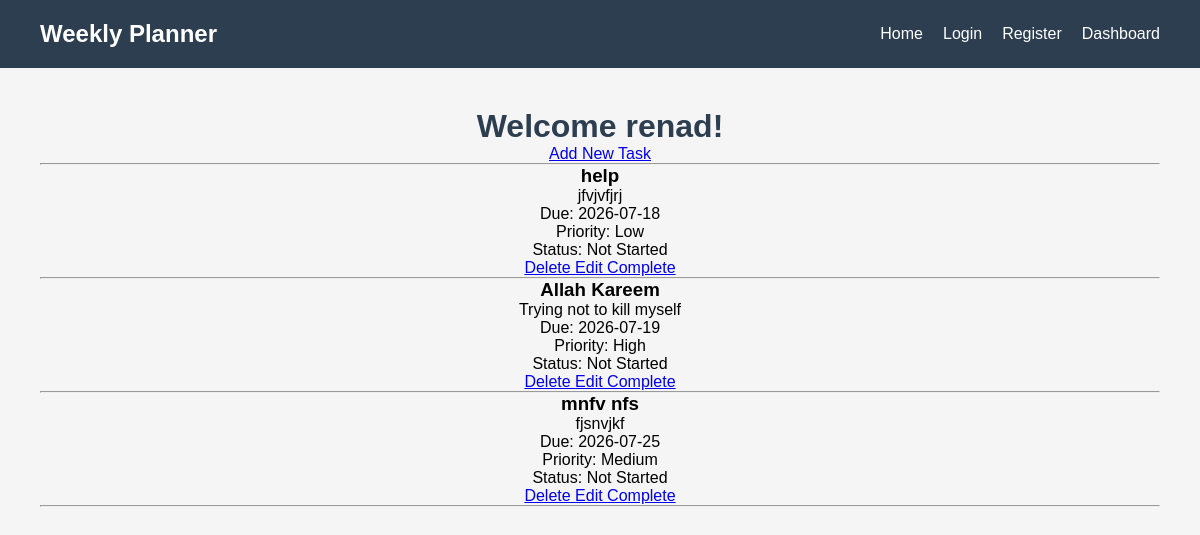
/dashboard (signed in), run on an earlier commit of the app's database.
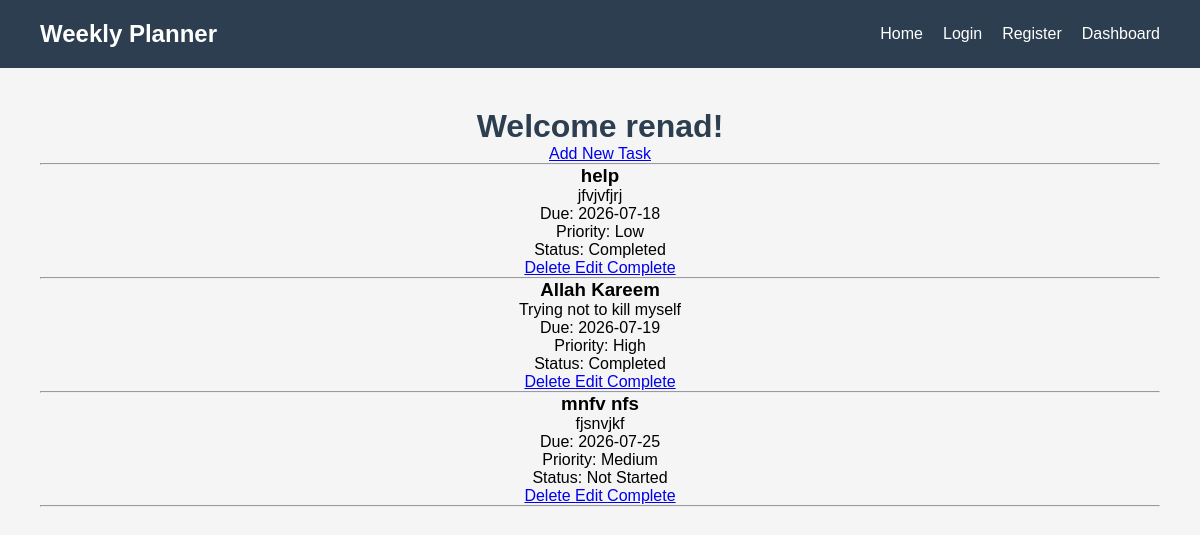
And on a later commit of the database.
### tables this page shows
CREATE TABLE tasks(
            id INTEGER PRIMARY KEY AUTOINCREMENT,
            title TEXT NOT NULL,
            description TEXT,
            due_date TEXT,
            priority TEXT,
            status TEXT DEFAULT 'Not Started',
            created_at TEXT,
            user_id INTEGER NOT NULL,
            FOREIGN KEY(user_id) REFERENCES users(id)
        );

### app.py (the view)
@app.route("/dashboard")
def dashboard():
    if "user_id" not in session:
        return redirect(url_for("login"))
    tasks = get_tasks(session["user_id"])
    return render_template(
        "dashboard.html",
        username=session["username"],
        tasks=tasks
    )

### database.py (called while the page is built)
def get_tasks(user_id):
    connection = sqlite3.connect("planner.db")
    connection.row_factory = sqlite3.Row
    cursor = connection.cursor()
    cursor.execute("SELECT * FROM tasks WHERE user_id = ? ORDER BY due_date", (user_id,))
    tasks = cursor.fetchall()
    connection.close()
    return tasks

### templates/dashboard.html (shortened to what this page needs)
{% extends "base.html" %}
{% block content %}
<h1>Welcome {{ username }}!</h1>
<a href="{{ url_for('add_task_route') }}">Add New Task</a>
<hr>
{% for task in tasks %}
<h3>{{ task["title"] }}</h3>
<p>{{ task["description"] }}</p>
<p>Due: {{ task["due_date"] }}</p>
<p>Priority: {{ task["priority"] }}</p>
<p>Status: {{ task["status"] }}</p>
<a href="{{ url_for('delete_task_route', task_id=task['id']) }}">
    Delete
</a>
<a href="{{ url_for('edit_task', task_id=task['id']) }}">
    Edit
</a>
<a href="{{ url_for('complete_task_route', task_id=task['id']) }}">
    Complete
</a>
<hr>
{% else %}
<p>No tasks yet.</p>
{% endfor %}
{% endblock %}

### templates/base.html (shortened to what this page needs)
<!DOCTYPE html>
<html lang="en">
    <head>
        <link rel ="stylesheet"
            href="{{ url_for('static', filename='css/style.css') }}">
    </head>
    <body>
        <nav>
            <h2>Weekly Planner</h2>
            <ul>
                <li><a href="{{ url_for('home') }}">Home</a></li>
                <li><a href="{{ url_for('login') }}">Login</a></li>
                <li><a href="{{ url_for('register') }}">Register</a></li>
                <li><a href="{{ url_for('dashboard') }}">Dashboard</a></li>
            </ul>
        </nav>
        <main>
            {% block content %}
            {% endblock %}
        </main>
    </body>
</html>

### static/css/style.css (style rules this page uses)
body { font-family: Arial, sans-serif; background-color: #f5f7fa; text-align: center; }
h1 { color: #2c3e50; }
* { margin: 0; padding: 0; box-sizing: border-box; }
body { font-family: Arial, sans-serif; background: #f5f5f5; }
nav { background: #2c3e50; color: white; display: flex; justify-content: space-between; align-items: center; padding: 20px 40px; }
nav ul { display: flex; list-style: none; gap: 20px; }
nav a { color: white; text-decoration: none; }
main { padding: 40px; }

What changed in the data, as far as the page shows it:
changed tasks "help": status "Not Started" → "Completed"
changed tasks "Allah Kareem": status "Not Started" → "Completed"
